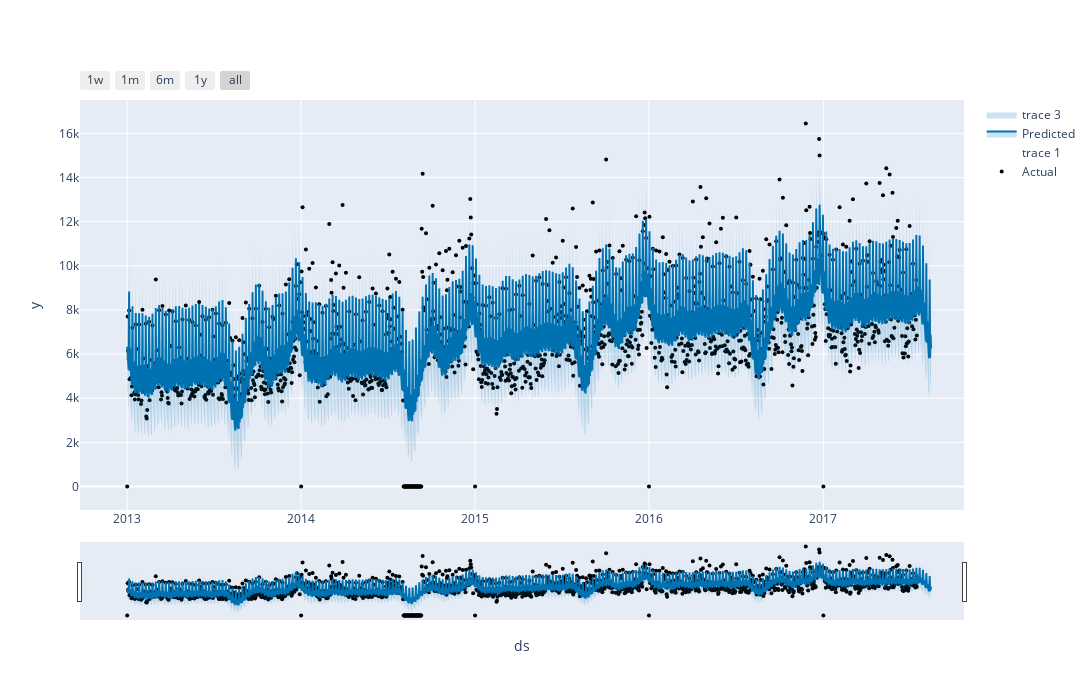

Notebook code for this chart:
### Code cell
model.plot(forecast)

### Figure 1 — Plotly figure (JSON) as saved in the notebook; plotly's stock layout.template omitted (floating-point values rounded to 4 significant figures; data arrays with more than 128 entries replaced by an {"elided": "..."} marker saying what was removed)
{"data": [{"marker": {"color": "black", "size": 4}, "mode": "markers", "name": "Actual", "type": "scatter", "x": {"elided": "1654 str values"}, "y": {"elided": "1654 float values"}}, {"hoverinfo": "skip", "line": {"width": 0}, "mode": "lines", "type": "scatter", "x": {"elided": "1684 str values"}, "y": {"elided": "1684 float values"}}, {"fill": "tonexty", "fillcolor": "rgba(0, 114, 178, 0.2)", "line": {"color": "#0072B2", "width": 2}, "mode": "lines", "name": "Predicted", "type": "scatter", "x": {"elided": "1684 str values"}, "y": {"elided": "1684 float values"}}, {"fill": "tonexty", "fillcolor": "rgba(0, 114, 178, 0.2)", "hoverinfo": "skip", "line": {"width": 0}, "mode": "lines", "type": "scatter", "x": {"elided": "1684 str values"}, "y": {"elided": "1684 float values"}}], "layout": {"height": 700, "showlegend": true, "width": 1400, "xaxis": {"rangeselector": {"buttons": [{"count": 7, "label": "1w", "step": "day", "stepmode": "backward"}, {"count": 1, "label": "1m", "step": "month", "stepmode": "backward"}, {"count": 6, "label": "6m", "step": "month", "stepmode": "backward"}, {"count": 1, "label": "1y", "step": "year", "stepmode": "backward"}, {"step": "all"}]}, "rangeslider": {"visible": true}, "title": {"text": "ds"}, "type": "date"}, "yaxis": {"title": {"text": "y"}}}}
